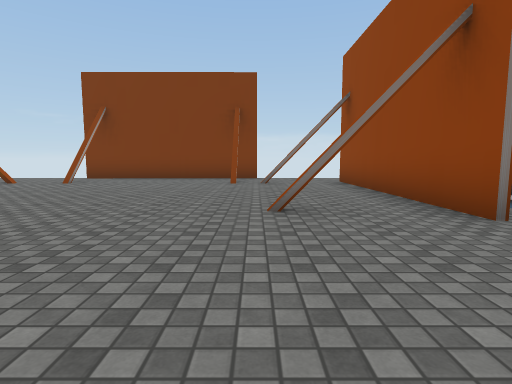
View 1 (above)

12 first-person views from a walk through a scene from a Unity 3-D project. The camera is 1.2 m above the floor, tilts 6° down and sees 80° across. The floor is counted in squares, 2 m on a side. Each view is taken from the middle of a square. On the plan, view 1 faces up. The plan holds only what a view shows up to about 9 squares ahead; the rest is blank. The place goes on beyond the plan. The player character is not drawn. Some surface patterns are stand-ins.

View 2
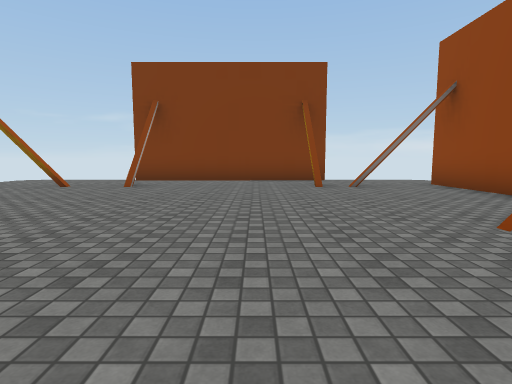

View 3
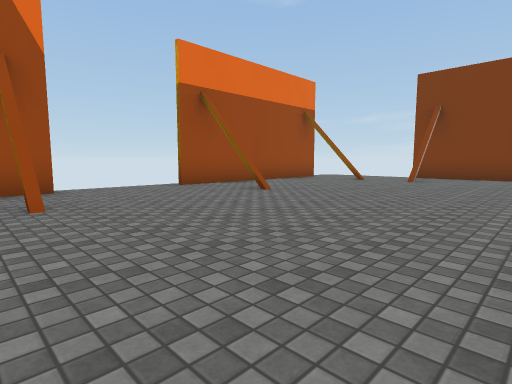

View 4
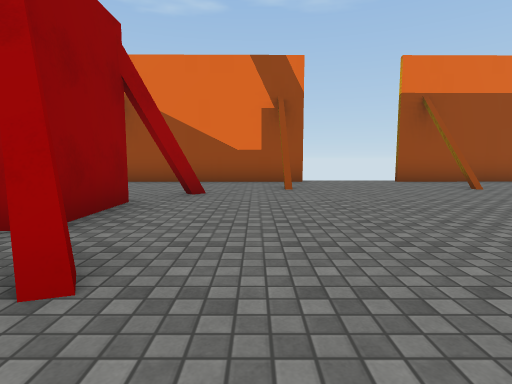

View 5
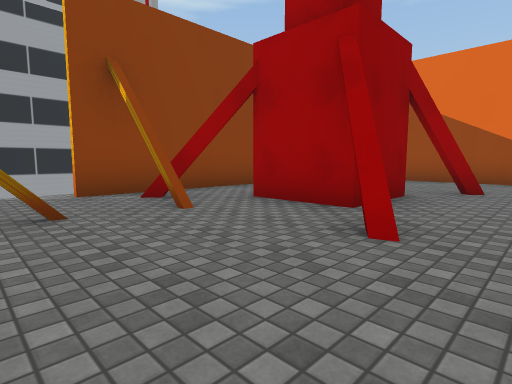

View 6
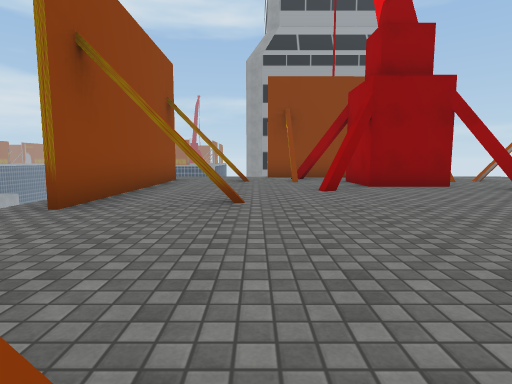

View 7
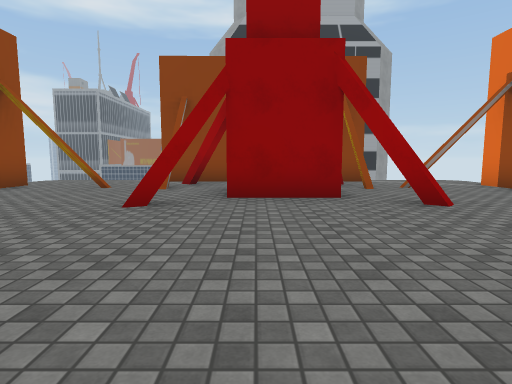

View 8
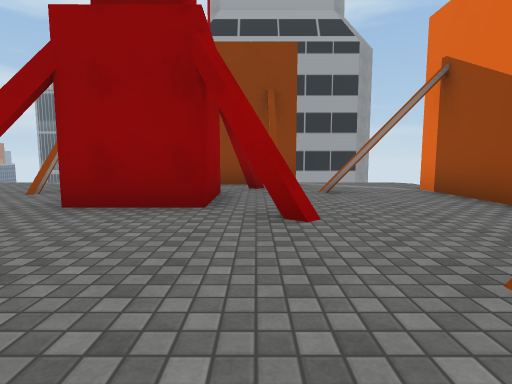

View 9
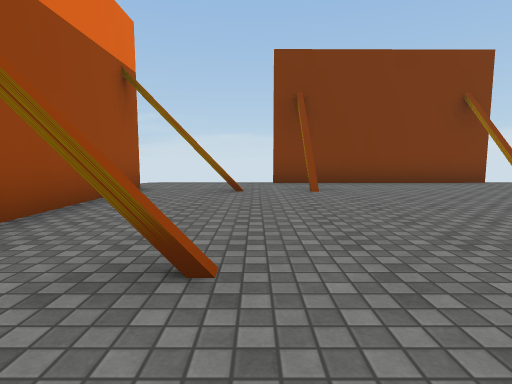

View 10
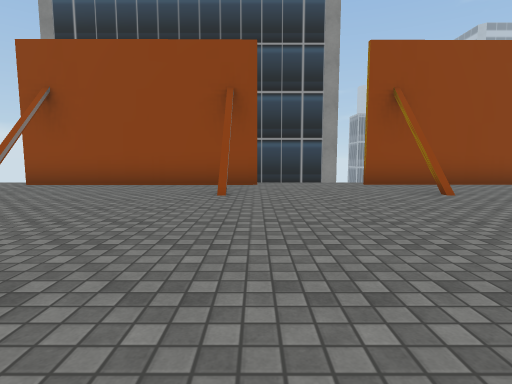

View 11
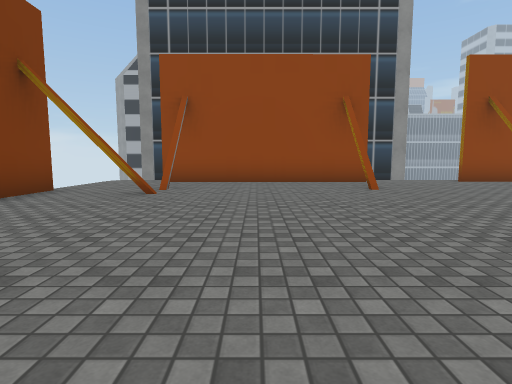

View 12
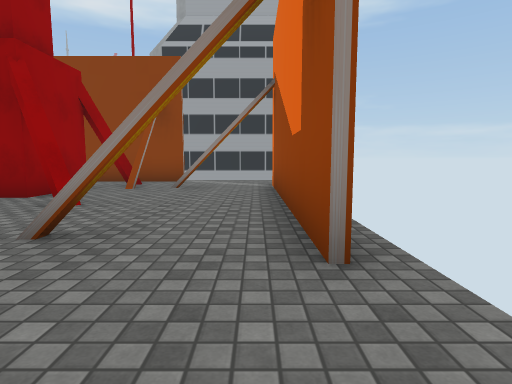

### Floor plan
Points are (right, up) in squares from view 1. A wall is a line through its corners. A room is listed if a view was taken in it or the views show most of it. See-through windows are left out.
Room 1 (views 1, 2, 3, 4, 5, 6, 7, 8, 9, 10, 11, 12)
walls: (-6.4, 3.5) (-7.2, 3.5); (0.4, 3.7) (1.1, 3.7); (0.5, -0.2) (1.2, -0.2); (-6.4, -0.4) (-7.2, -0.4); (1.2, 3.5) (0.3, 3.5); (-2.2, -2.4) (-1.4, -1.9); (-1.4, -2.2) (-2, -2.5); (-5.5, -1.9) (-4.8, -2.5); (-7.2, -0.3) (-6.4, -0.3); (2.4, 2.9) (2.3, 8.6); (-8.4, 0.4) (-8.4, -5); (-4.9, 7.9) (-4.9, 8.6); (-0.7, 8) (-0.7, 8.8); (-4.3, -4.6) (-4.4, -2.8) (-2.5, -2.8) (-2.5, -4.6); (-6.5, 7.8) (-7.2, 7.8); (-1, -4.5) (-1, -5.2); (-4.8, 8.8) (-4.8, 7.8); (-1.9, -5) (-1.1, -5.7); (1.2, 7.8) (0.2, 7.8); (0.4, -4.5) (1.1, -4.5); (-5.4, -5.2) (-5.4, -4.5); (-7.1, -4.6) (-6.4, -4.6); (-5.1, -5.5) (-4.7, -4.9); (-8.5, 8.5) (-8.4, 2.9); (0.2, 10) (-5.6, 10); (-6, -6.5) (-4.5, -6.5); (2.4, -5.3) (2.4, 0.4)
ways out: opening at (-4, -6) to room 2; gap at (-2, -5) to room 2; opening at (0, -5); opening at (1.5, -6); gap at (-9, 0); gap at (-9, 3)
Room 2 (no view inside)
walls: (-4.5, -6.5) (-0.4, -6.5); (-5.3, -4.5) (-5.3, -5.2)
ways out: opening at (-4, -6) to room 1; gap at (-2, -5) to room 1; gap at (-1, -6)

Where each view was taken, in squares from view 1:
view 1: 0 up, 0 right, facing up
view 2: 1 up, 2 left, facing up
view 3: 1 down, 2 left, facing up-left
view 4: 1 down, 0 right, facing left
view 5: 1 down, 1 right, facing down-left
view 6: 4 up, 0 right, facing down
view 7: 2 up, 3 left, facing down
view 8: 1 up, 5 left, facing down
view 9: 2 up, 6 left, facing up
view 10: 3 up, 5 left, facing right
view 11: 6 up, 6 left, facing right
view 12: 2 up, 8 left, facing down
